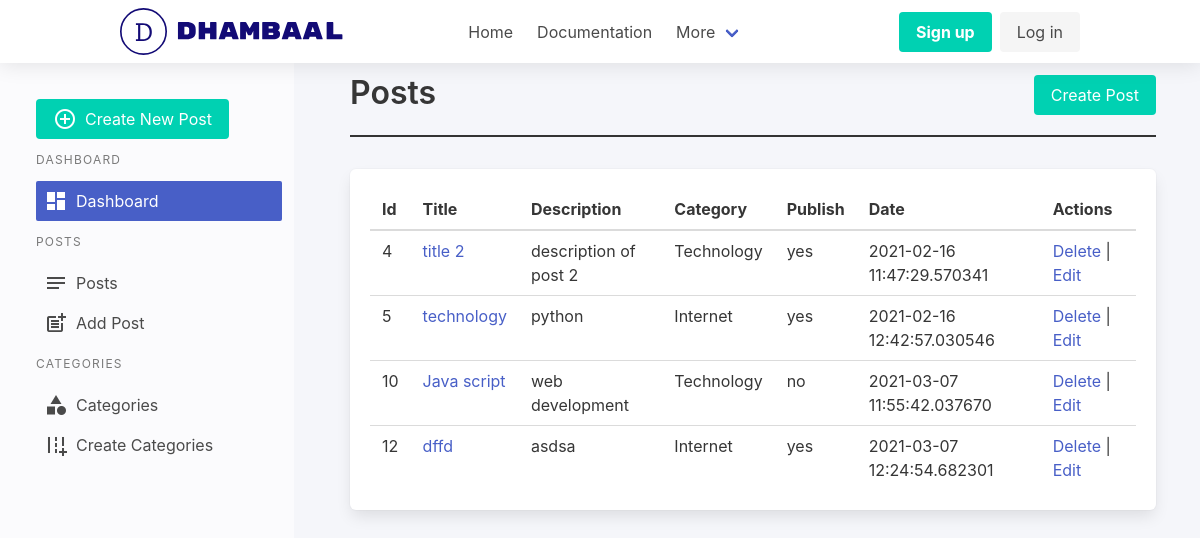
The app's page /dashboard/posts/ with its own data.
### dhambaal/dashboard/models/Post.py (models this page shows, shortened)
class Post(db.Model):
    __tablename__ = 'posts'
    id = db.Column(db.Integer, primary_key=True)
    title = db.Column(db.String(120), nullable=False)
    description = db.Column(db.Text)
    source = db.Column(db.String(120), nullable=False)
    category = db.Column(db.String(120))
    slug = db.Column(db.String(240), unique=True)
    published = db.Column(db.String(50))
    create_at = db.Column(db.DateTime, default=datetime.utcnow)
    updated_at = db.Column(db.DateTime, default=datetime.utcnow)

### dhambaal/dashboard/views.py (the view)
@dashboard.route("/posts/")
def posts():
    posts = Post.query.all()
    return render_template("posts/posts.html", posts=posts)

### dhambaal/dashboard/templates/posts/posts.html
{% extends "layout/base.html" %}
 {% block content %}
{%from "macros.html" import section_heading %}
{{section_heading(title="Posts", link="dashboard.create_post", btn_text="Create Post")}}
<table class="table box">
  <thead>
    <tr>
      <th>Id</th>
      <th>Title</th>
      <th>Description</th>
      <th>Category</th>
      <th>Publish</th>
      <th>Date</th>
     <th>Actions</th>
    </tr>
  </thead>
  <tbody>
    {%for post in posts%}
    <tr>
    <td>{{post.id}}</td>
      <td><a href="#" >
      {{post.title}}
      </td>
      <td>{{post.description}}</td>
      <td>{{post.category}}</td>
      <td>{{post.published}}</td>
      <td>{{post.create_at}}</td>
      <td><a href="{{ url_for('dashboard.delete_post',id=post.id) }}">Delete</a> | <a href="{{ url_for('dashboard.update_post',id=post.id) }}">Edit</a></td>
    </tr>
    {%endfor%}
    </tbody>
    </table>
    {% endblock %}

### records on screen
Post: id "4", title "title 2", description "description of post 2", category "Technology", published "yes", create_at "2021-02-16 11:47:29.570341"
Post: id "5", title "technology", description "python", category "Internet", published "yes", create_at "2021-02-16 12:42:57.030546"
Post: id "10", title "Java script", description "web development", category "Technology", published "no", create_at "2021-03-07 11:55:42.037670"
Post: id "12", title "dffd", description "asdsa", category "Internet", published "yes", create_at "2021-03-07 12:24:54.682301"

### other values on screen
{{ title }} "Posts"
{{ btn_text }} "Create Post"
